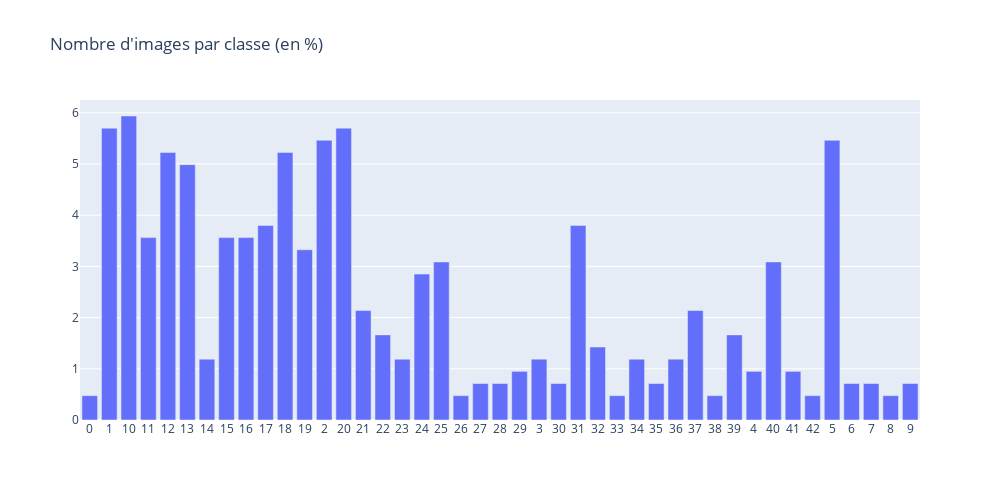

This figure's notebook cell:
### Markdown cell above
Regardons la repartition du Test pour finir.

### Code cell
test_count = {}
test_total = 0

x_s, y_s = repartition(test_count, test_dataset, test_total)

### Figure 1 — Plotly figure (JSON) as saved in the notebook; plotly's stock layout.template omitted (floating-point values rounded to 4 significant figures)
{"data": [{"type": "bar", "x": ["0", "1", "10", "11", "12", "13", "14", "15", "16", "17", "18", "19", "2", "20", "21", "22", "23", "24", "25", "26", "27", "28", "29", "3", "30", "31", "32", "33", "34", "35", "36", "37", "38", "39", "4", "40", "41", "42", "5", "6", "7", "8", "9"], "y": [0.4751, 5.701, 5.938, 3.563, 5.226, 4.988, 1.188, 3.563, 3.563, 3.8, 5.226, 3.325, 5.463, 5.701, 2.138, 1.663, 1.188, 2.85, 3.088, 0.4751, 0.7126, 0.7126, 0.9501, 1.188, 0.7126, 3.8, 1.425, 0.4751, 1.188, 0.7126, 1.188, 2.138, 0.4751, 1.663, 0.9501, 3.088, 0.9501, 0.4751, 5.463, 0.7126, 0.7126, 0.4751, 0.7126]}], "layout": {"height": 500, "title": {"text": "Nombre d'images par classe (en %)"}, "width": 1000}}
